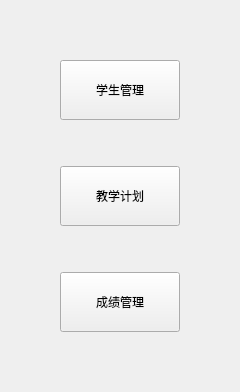
      <widget class="QWidget" name="page">
       <layout class="QGridLayout" name="gridLayout_3">
        <item row="1" column="0">
         <spacer name="horizontalSpacer">
          <property name="orientation">
           <enum>Qt::Horizontal</enum>
          </property>
          <property name="sizeHint" stdset="0">
           <size>
            <width>40</width>
            <height>20</height>
           </size>
          </property>
         </spacer>
        </item>
        <item row="1" column="2">
         <spacer name="horizontalSpacer_2">
          <property name="orientation">
           <enum>Qt::Horizontal</enum>
          </property>
          <property name="sizeHint" stdset="0">
           <size>
            <width>40</width>
            <height>20</height>
           </size>
          </property>
         </spacer>
        </item>
        <item row="1" column="1">
         <widget class="QWidget" name="widget" native="true">
          <layout class="QGridLayout" name="gridLayout_2">
           <item row="1" column="0">
            <widget class="QPushButton" name="pushButton_student">
             <property name="minimumSize">
              <size>
               <width>120</width>
               <height>60</height>
              </size>
             </property>
             <property name="text">
              <string>学生管理</string>
             </property>
            </widget>
           </item>
           <item row="3" column="0">
            <widget class="QPushButton" name="pushButton_teach">
             <property name="minimumSize">
              <size>
               <width>120</width>
               <height>60</height>
              </size>
             </property>
             <property name="text">
              <string>教学计划</string>
             </property>
            </widget>
           </item>
           <item row="0" column="0">
            <spacer name="verticalSpacer">
             <property name="orientation">
              <enum>Qt::Vertical</enum>
             </property>
             <property name="sizeHint" stdset="0">
              <size>
               <width>20</width>
               <height>40</height>
              </size>
             </property>
            </spacer>
           </item>
           <item row="6" column="0">
            <spacer name="verticalSpacer_2">
             <property name="orientation">
              <enum>Qt::Vertical</enum>
             </property>
             <property name="sizeHint" stdset="0">
              <size>
               <width>20</width>
               <height>40</height>
              </size>
             </property>
            </spacer>
           </item>
           <item row="4" column="0">
            <spacer name="verticalSpacer_4">
             <property name="orientation">
              <enum>Qt::Vertical</enum>
             </property>
             <property name="sizeType">
              <enum>QSizePolicy::Minimum</enum>
             </property>
             <property name="sizeHint" stdset="0">
              <size>
               <width>20</width>
               <height>40</height>
              </size>
             </property>
            </spacer>
           </item>
           <item row="5" column="0">
            <widget class="QPushButton" name="pushButton_score">
             <property name="minimumSize">
              <size>
               <width>120</width>
               <height>60</height>
              </size>
             </property>
             <property name="text">
              <string>成绩管理</string>
             </property>
            </widget>
           </item>
           <item row="2" column="0">
            <spacer name="verticalSpacer_3">
             <property name="orientation">
              <enum>Qt::Vertical</enum>
             </property>
             <property name="sizeType">
              <enum>QSizePolicy::Minimum</enum>
             </property>
             <property name="sizeHint" stdset="0">
              <size>
               <width>20</width>
               <height>40</height>
              </size>
             </property>
            </spacer>
           </item>
          </layout>
         </widget>
        </item>
       </layout>
      </widget>
